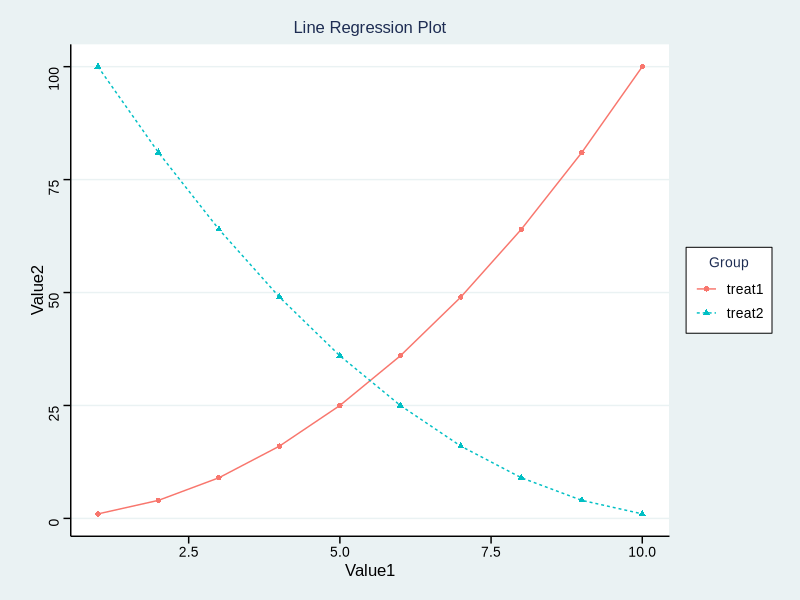

The R script that drew this image:
## ---- chunk 1
# Install packages
if (!requireNamespace("ggplot2", quietly = TRUE)) {
  install.packages("ggplot2")
}
if (!requireNamespace("ggthemes", quietly = TRUE)) {
  install.packages("ggthemes")
}

# Load packages
library(ggplot2)
library(ggthemes)
## ---- chunk 2
# Load data
data <- read.delim("files/Hiplot/095-line-data.txt", header = T)

# Convert data structure
data[,3] <- factor(data[,3], levels = unique(data[,3]))

# View data
head(data)
## ---- chunk 3
#| label: fig-1line
#| fig-cap: "Line"
#| out.width: "95%"
#| fig-height: 4
#| fig-width: 6
#| warning: false
#| error: false
#| message: false

# Line
p <- ggplot(data, aes(x = Value1, y = Value2)) +
  geom_line(alpha = 1, aes(color = Group, linetype = Group)) +
  geom_point(aes(color = Group, shape = Group)) +
  ggtitle("Line Regression Plot") +
  scale_fill_manual(values = c("#e04d39","#5bbad6")) +
  theme_stata() +
  theme(text = element_text(family = "Arial"),
        plot.title = element_text(size = 12,hjust = 0.5),
        axis.title = element_text(size = 12),
        axis.text = element_text(size = 10),
        axis.text.x = element_text(angle = 0, hjust = 0.5,vjust = 1),
        legend.position = "right",
        legend.direction = "vertical",
        legend.title = element_text(size = 10),
        legend.text = element_text(size = 10))

p
